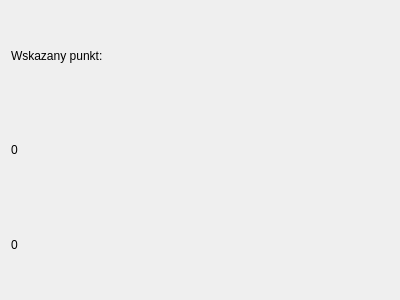
<?xml version="1.0" encoding="UTF-8"?>
<ui version="4.0">
 <class>CoordinateDisplay</class>
 <widget class="QWidget" name="CoordinateDisplay">
  <property name="geometry">
   <rect>
    <x>0</x>
    <y>0</y>
    <width>400</width>
    <height>300</height>
   </rect>
  </property>
  <property name="windowTitle">
   <string>Form</string>
  </property>
  <layout class="QVBoxLayout" name="verticalLayout">
   <item>
    <widget class="QLabel" name="label">
     <property name="text">
      <string>Wskazany punkt:</string>
     </property>
    </widget>
   </item>
   <item>
    <widget class="QLabel" name="label_lon">
     <property name="text">
      <string>0</string>
     </property>
    </widget>
   </item>
   <item>
    <widget class="QLabel" name="label_lat">
     <property name="text">
      <string>0</string>
     </property>
    </widget>
   </item>
  </layout>
 </widget>
 <resources/>
 <connections/>
</ui>
